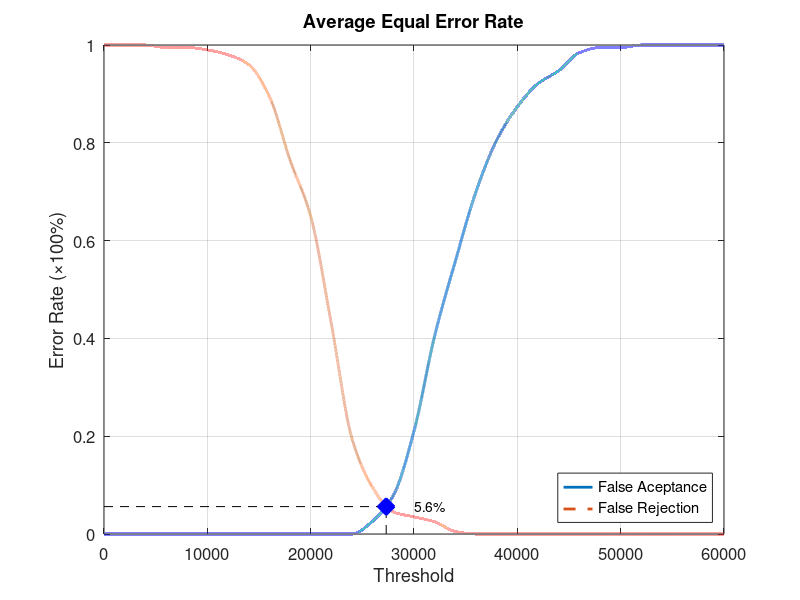
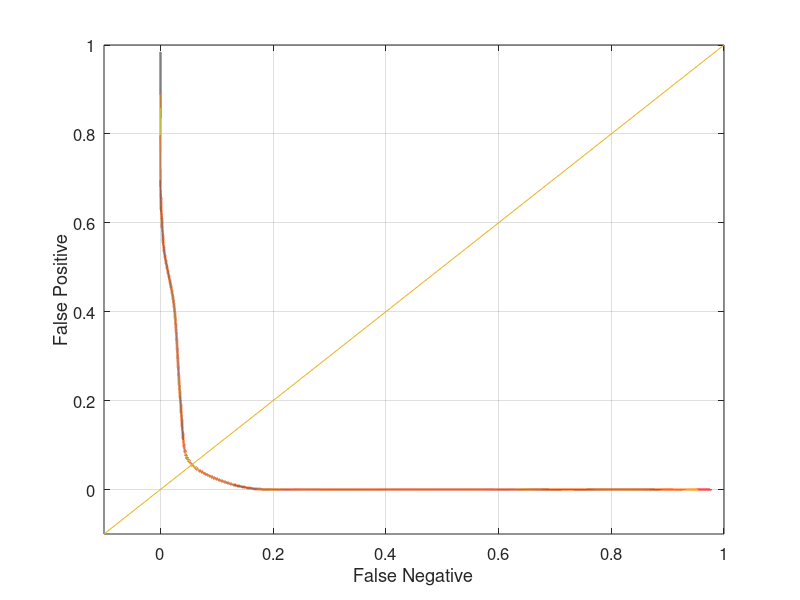

Here is the MATLAB script that generated these plots, in order:
function yEER = Database2_1
close all;
clear;
clc;
x = 0:2000:60000;
xq = 0:0.5:60000;

y0 = [0 0 0 0 0 0 0 0 0 0 0 0 0 0.0263158 0.0789474 0.210526 0.405263 0.557895 0.7 0.805263 0.873684 0.921053 0.947368 0.984211 0.994737 0.994737 1 1 1 1 1];
yy0 = interp1(x, y0, xq, 'pchip');
y1 = [1 1 1 0.995 0.995 0.99 0.98 0.96 0.895 0.765 0.65 0.43 0.195 0.095 0.045 0.035 0.025 0.005 0 0 0 0 0 0 0 0 0 0 0 0 0];
yy1 = interp1(x, y1, xq, 'pchip');

% Calculating EER: 
y2 = abs(y0 - y1);
find(y2 == min(y2))
yy2 = abs(yy0 - yy1);
xEER = find(yy2 == min(yy2));
xEERIndex = xq(xEER) % X-axis EER
yEER = yy0(xEER) % Y-axis EER

main = figure
plot(xq, yy0,'-','LineWidth', 2);	hold on
plot(xq, yy1,'--','LineWidth', 2);	hold on
plot([xEERIndex xEERIndex], [0 yEER], 'k--');	hold on
plot([0 xEERIndex], [yEER yEER], 'k--');	hold on
plot(xEERIndex, yEER, 'bx', 'LineWidth', 10);	hold on
text(xEERIndex + 10 * xEERIndex / 100, yEER, [num2str(round((10000 * yEER)) / 100) '%'])
legend('False Aceptance', 'False Rejection', 'Location', 'SouthEast')
xlabel('Threshold')
ylabel('Error Rate (\times100%)')
title('Average Equal Error Rate')
set(gca, 'FontSize', 12)
axis([0 60000 0 1])
grid on

print(main, 'Database2_1Main', '-dpng');
FNRxFPR = figure('Color', [1 1 1]);
plot(yy1, yy0, '-', yy1, yy0, 'LineWidth', 2);
hold on
y = -0.1:0.1:1
plot(y, y); 
set(gca, 'FontSize', 12)
xlabel('False Negative')
ylabel('False Positive')
axis([-0.1 1 -0.1 1])
set(gca, 'FontSize', 12)
grid on

print(FNRxFPR, 'Database2_1FNRxFPR','-dpng');
end
